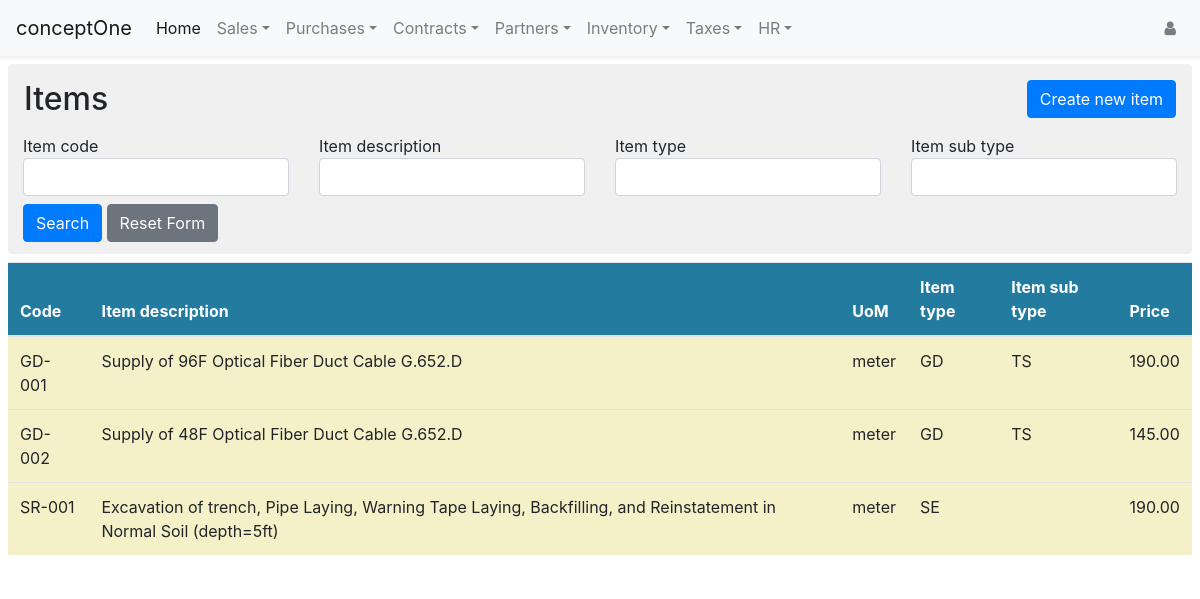
The page /items/listitems/ on the database its author committed.
### itemsApp/models.py (models this page shows, shortened)
class Item(models.Model):
    item_type_choices = [
        ('GD', 'Goods'),
        ('SE', 'Services'),
    ]
    item_sub_type_choices = [
        ('TS', 'Trade stock'),
        ('CS', 'Consumable Stock'),
        ('FA', 'Fixed Asset'),
    ]
    item_code = models.CharField(max_length=16, unique=True)
    item_description = models.CharField(max_length=192)
    item_uom = models.CharField(max_length=16)
    item_price = models.DecimalField(max_digits=14,decimal_places=2,default=0.00)
    item_type = models.CharField(max_length=8, choices=item_type_choices)
    item_sub_type = models.CharField(max_length=2, choices=item_sub_type_choices,blank=True)
    created_on = models.DateTimeField(auto_now_add=True)
    updated_on = models.DateTimeField(auto_now=True)

### itemsApp/views.py (the view)
# urls.py: path('listitems/',views.ListItems.as_view(),name='ListItems'),
class ListItems(FormView):
    form_class = ItemSearchForm
    template_name = 'itemsapp/list_items.html'
    def get_context_data(self, *args, **kwargs):
        context = super().get_context_data(*args,**kwargs)
        context['object_list'] = Item.objects.all()
        return context

### itemsApp/forms.py
class ItemSearchForm(forms.Form):
    item_code = forms.CharField(label='Item code', max_length=60, required=False, widget=forms.TextInput(attrs={'class': 'form-control search_field'}))
    item_description = forms.CharField(label='Item description', max_length=60, required=False, widget=forms.TextInput(attrs={'class': 'form-control search_field'}))
    item_type = forms.CharField(label='Item type', max_length=60, required=False, widget=forms.TextInput(attrs={'class': 'form-control search_field'}))
    item_sub_type = forms.CharField(label='Item sub type', max_length=60, required=False, widget=forms.TextInput(attrs={'class':'form-control search_field'}))

### itemsApp/templates/itemsapp/list_items.html (shortened to what this page needs)
{% extends "itemsapp/base.html" %}
{% load static %}
{% block bodyblock %}
<body style="background-color: #FFFFFF;">
    <div class="rounded mt-2 mb-2 mr-2 ml-2" style="background-color: #f0f0f0;padding-bottom: 12px;">
      <div class="row pt-2 pb-1">
        <div class="col col-6 pt-2 pb-1">
            <h2 class="font-raleway ml-3">Items</h2>
        </div>
        <div class="col text-right col-6 pt-2 pb-1">
            <a class="btn btn-primary mr-3" role="button" href="{% url 'itemsApp:CreateItem' %}">Create new item</a>
        </div>
      </div>
      <form id="id_search_form" item-search-url = "{% url 'itemsApp:ItemQuery' %}" novalidate>
        <div class="row" style="margin-right: 0px;margin-left: 0px;">
          <div class="col-md-6 col-lg-3">
              {{form.item_code.label}}
              {{form.item_code}}
          </div>
          <div class="col-md-6 col-lg-3">
              {{form.item_description.label}}
              {{form.item_description}}
          </div>
          <div class="col-md-6 col-lg-3">
              {{form.item_type.label}}
              {{form.item_type}}
          </div>
          <div class="col-md-6 col-lg-3">
              {{form.item_sub_type.label}}
              {{form.item_sub_type}}
          </div>
          <div class="col-12 mt-2">
            <button id="id_search_btn" class="btn btn-primary" type="button">Search</button>
            <button id="reset_btn" class="btn btn-secondary" type="reset">Reset Form</button>
          </div>
        </div>
      </form>
    </div>
    <div class="mr-2 ml-2">
      <div class="table-responsive" style="background-color: #ffffff;">
        {% include "itemsapp/tables/list_itemstable.html" %}
      </div>
    </div>
</body>
{% endblock bodyblock %}

### itemsApp/templates/itemsapp/tables/list_itemstable.html
{% if object_list %}
<table id="id_itemstable" class="table">
    <thead style="background-color: #247ba0;color: #ffffff;">
        <tr>
            <th>Code</th>
            <th>Item description</th>
            <th>UoM</th>
            <th>Item type</th>
            <th>Item sub type</th>
            <th>Price</th>
        </tr>
    </thead>
    <tbody style="background-color: #F4F1C9;">
      {% for item in object_list  %}
        <tr>
          <td>{{item.item_code}}</td>
          <td>{{item.item_description}}</td>
          <td>{{item.item_uom}}</td>
          <td>{{item.item_type}}</td>
          <td>{{item.item_sub_type}}</td>
          <td>{{item.item_price}}</td>
        </tr>
        {% endfor %}
    </tbody>
</table>
{% else %}
  <div class="col-12 d-flex mt-2">
    <h3 class="mx-auto">Opps! There is nothing matching your query here</h3>
  </div>
{% endif %}

### rows shown on the page
Item: item_code "GD-001", item_description "Supply of 96F Optical Fiber Duct Cable G.652.D", item_uom "meter", item_type "GD", item_sub_type "TS", item_price "190.00"
Item: item_code "GD-002", item_description "Supply of 48F Optical Fiber Duct Cable G.652.D", item_uom "meter", item_type "GD", item_sub_type "TS", item_price "145.00"
Item: item_code "SR-001", item_description "Excavation of trench, Pipe Laying, Warning Tape Laying, Backfilling, and Reinstatement in Normal Soil (depth=5ft)", item_uom "meter", item_type "SE", item_price "190.00"
